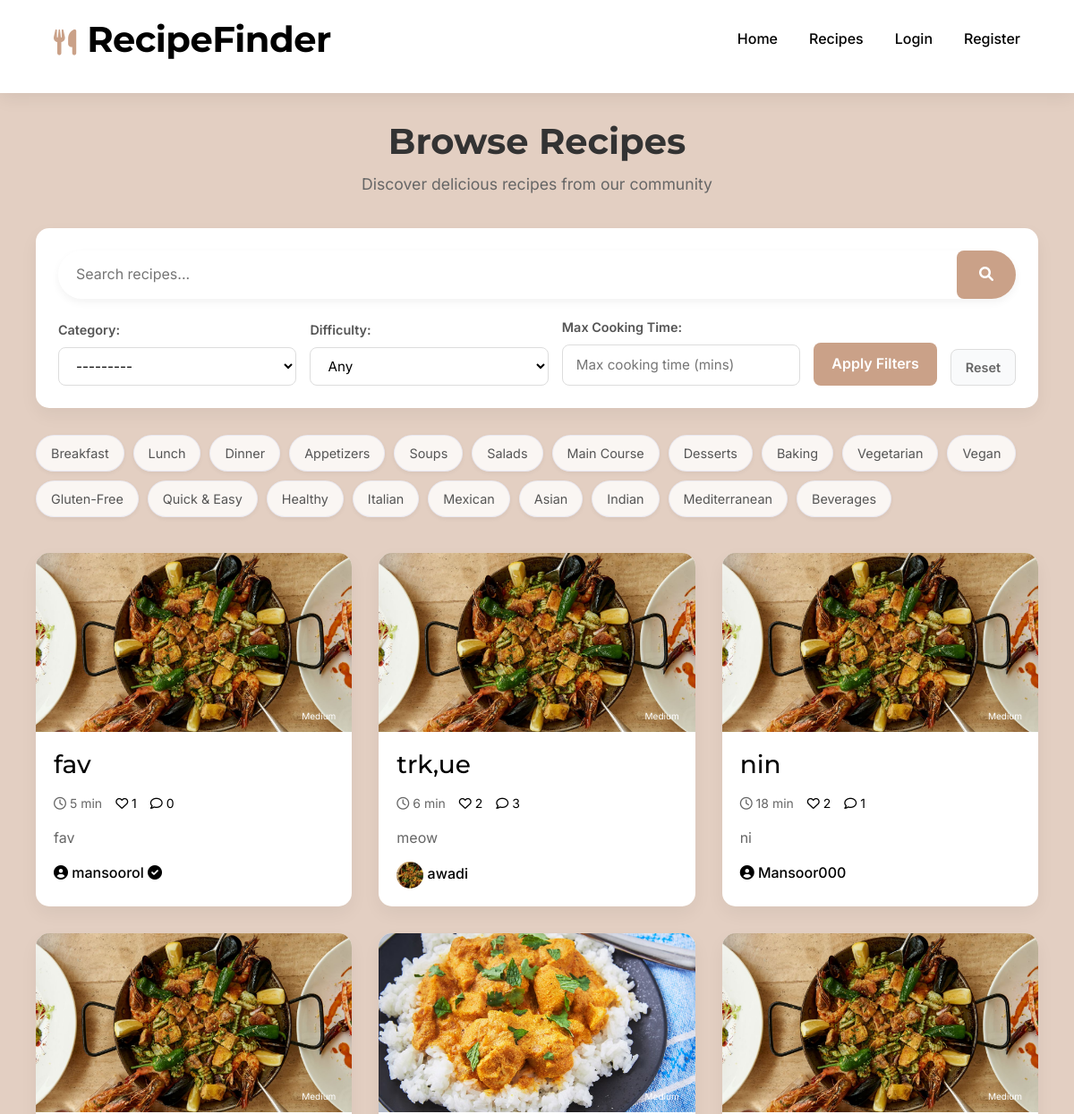
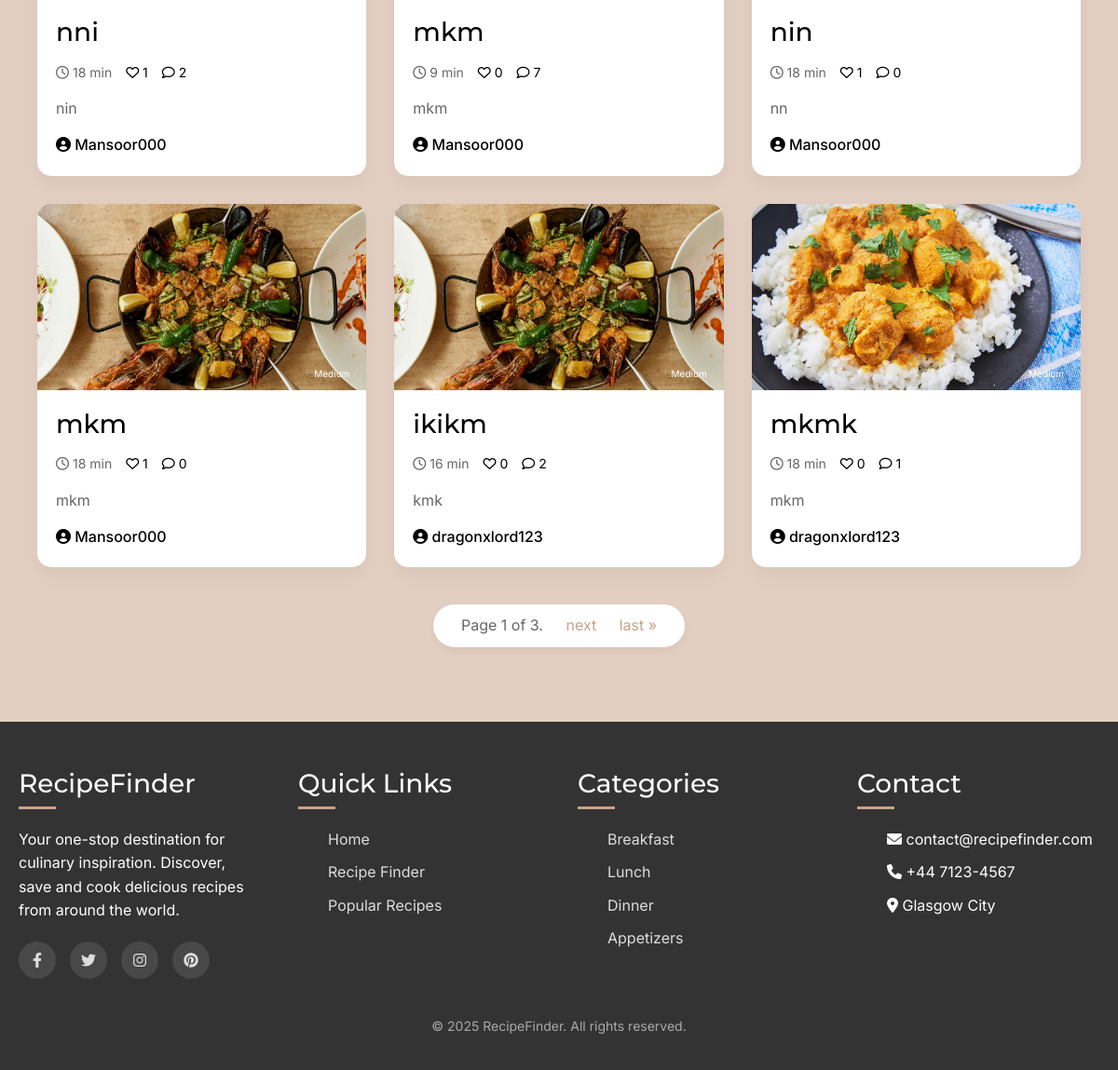
The app's page /recipes/ with its own data (2 pictures, top to bottom).
### RecipeFinderApp/models.py (models this page shows, shortened)
class Category(models.Model):
    name = models.CharField(max_length=100)
    slug = models.SlugField(unique=True)  # Used in URLs
    description = models.TextField(blank=True)
    class Meta:
        verbose_name_plural = "Categories"
    def __str__(self):
        return self.name

class Recipe(models.Model):
    DIFFICULTY_CHOICES = (
        ('easy', 'Easy'),
        ('medium', 'Medium'),
        ('hard', 'Hard'),
    )
    title = models.CharField(max_length=200)
    slug = models.SlugField(unique=True)  # Used for SEO-friendly URLs
    author = models.ForeignKey(User, on_delete=models.CASCADE, related_name='recipes')
    description = models.TextField()
    ingredients = models.TextField(help_text="Enter ingredients, one per line")
    instructions = models.TextField(help_text="Enter instructions step by step")
    cooking_time = models.IntegerField(help_text="In minutes")
    prep_time = models.IntegerField(help_text="In minutes")
    servings = models.IntegerField(default=1)
    difficulty = models.CharField(max_length=10, choices=DIFFICULTY_CHOICES, default='medium')
    categories = models.ManyToManyField(Category, related_name='recipes')
    notes = models.TextField(blank=True, null=True, help_text="Additional notes, tips, or variations for this recipe")
    created_at = models.DateTimeField(auto_now_add=True)
    updated_at = models.DateTimeField(auto_now=True)
    featured = models.BooleanField(default=False)  # For highlighting recipes on the home page
    class Meta:
        ordering = ['-created_at']  # Newest recipes first
    @property
    def total_time(self):
        return self.cooking_time + self.prep_time
    @property
    def likes_count(self):
        return self.likes.count()
    @property
    def comments_count(self):
        return self.comments.count()

class RecipeImage(models.Model):
    recipe = models.ForeignKey(Recipe, on_delete=models.CASCADE, related_name='images')
    image = models.ImageField(upload_to='recipe_images/')
    caption = models.CharField(max_length=200, blank=True)
    is_primary = models.BooleanField(default=False)  # Main image shown in listings
    uploaded_at = models.DateTimeField(auto_now_add=True)
    class Meta:
        ordering = ['-is_primary', 'uploaded_at']  # Primary images first, then by date

class UserProfile(models.Model):
    user = models.OneToOneField(User, on_delete=models.CASCADE, related_name='profile')
    profile_pic = models.ImageField(upload_to='profile_pics/', blank=True, null=True)
    bio = models.TextField(blank=True, null=True)
    is_chef = models.BooleanField(default=False)  # Indicates if the user identifies as a chef
    chef_verified = models.BooleanField(default=False)  # Verified status after approval
    website = models.URLField(blank=True, null=True)
    location = models.CharField(max_length=100, blank=True, null=True)
    date_joined = models.DateTimeField(auto_now_add=True)

### RecipeFinderApp/views.py (the view)
# urls.py: path('recipes/', views.recipe_list, name='recipe_list'),
def recipe_list(request):
    recipes = Recipe.objects.all()
    categories = Category.objects.all()
    form = SearchForm(request.GET)
    if form.is_valid():
        query = form.cleaned_data.get('query')
        category = form.cleaned_data.get('category')
        difficulty = form.cleaned_data.get('difficulty')
        max_cooking_time = form.cleaned_data.get('max_cooking_time')
        if query:
            recipes = recipes.filter(title__icontains=query)
        if category:
            recipes = recipes.filter(categories=category)
        if difficulty:
            recipes = recipes.filter(difficulty=difficulty)
        if max_cooking_time:
            recipes = recipes.filter(cooking_time__lte=max_cooking_time)
    liked_recipes_ids = []
    if request.user.is_authenticated:
        liked_recipes_ids = Like.objects.filter(user=request.user).values_list('recipe_id', flat=True)
    paginator = Paginator(recipes, 9)  # Show 9 recipes per page
    page_number = request.GET.get('page')
    page_obj = paginator.get_page(page_number)
    context = {
        'page_obj': page_obj,
        'form': form,
        'categories': categories,
        'liked_recipes_ids': liked_recipes_ids
    }
    return render(request, 'recipe_finder/recipe_list.html', context)

### templates/recipe_finder/recipe_list.html (shortened to what this page needs)
{% extends 'recipe_finder/base.html' %}
{% load static %}
{% block page_css %}
<link rel="stylesheet" href="{% static 'css/pages/recipe_list.css' %}">
{% endblock %}
{% block content %}
<div class="recipe-list-container">
    <div class="recipe-list-header">
        <h1>Browse Recipes</h1>
        <p>Discover delicious recipes from our community</p>
    </div>
    <div class="recipe-filter-section">
        <form method="get" class="filter-form">
            <div class="search-bar">
                {{ form.query }}
                <button type="submit" class="search-button"><i class="fas fa-search"></i></button>
            </div>
            <div class="filters">
                <div class="filter-group">
                    <label for="{{ form.category.id_for_label }}">Category:</label>
                    {{ form.category }}
                </div>
                <div class="filter-group">
                    <label for="{{ form.difficulty.id_for_label }}">Difficulty:</label>
                    {{ form.difficulty }}
                </div>
                <div class="filter-group">
                    <label for="{{ form.max_cooking_time.id_for_label }}">Max Cooking Time:</label>
                    {{ form.max_cooking_time }}
                </div>
                <button type="submit" class="filter-button">Apply Filters</button>
                <a href="{% url 'recipe_list' %}" class="reset-button">Reset</a>
            </div>
        </form>
    </div>
    <div class="category-chips">
        {% for category in categories %}
            <a href="{% url 'category_detail' category.slug %}" class="category-chip">
                {{ category.name }}
            </a>
        {% endfor %}
    </div>
    {% if page_obj %}
        <div class="recipes-grid">
            {% for recipe in page_obj %}
                <div class="recipe-card">
                    <div class="recipe-image">
                        <a href="{% url 'recipe_detail' recipe.slug %}">
                        {% if recipe.images.exists %}
                            <img src="{{ recipe.images.first.image.url }}" alt="{{ recipe.title }}">
                        {% else %}
                            <img src="{% static 'images/recipe-placeholder.jpg' %}" alt="{{ recipe.title }}">
                        {% endif %}
                        </a>
                        <div class="recipe-badge">
                            <span class="difficulty-badge {{ recipe.difficulty }}">{{ recipe.get_difficulty_display }}</span>
                        </div>
                    </div>
                    <div class="recipe-info">
                        <h3><a href="{% url 'recipe_detail' recipe.slug %}">{{ recipe.title }}</a></h3>
                        <div class="recipe-meta">
                            <span><i class="far fa-clock"></i> {{ recipe.total_time }} min</span>
                            <span>
                                <a href="#" class="like-recipe-link" data-recipe-id="{{ recipe.id }}">
                                    <i class="{% if user.is_authenticated and recipe.id in liked_recipes_ids %}fas{% else %}far{% endif %} fa-heart"></i>
                                    <span class="like-count">{{ recipe.likes_count }}</span>
                                </a>
                            </span>
                            <span>
                                <a href="{% url 'recipe_detail' recipe.slug %}#comments">
                                    <i class="far fa-comment"></i> {{ recipe.comments_count }}
                                </a>
                            </span>
                        </div>
                        <p class="recipe-excerpt">{{ recipe.description|truncatechars:100 }}</p>
                        <div class="recipe-author">
                            <a href="{% url 'profile_with_username' recipe.author.username %}">
                                {% if recipe.author.profile.profile_pic %}
                                    <img src="{{ recipe.author.profile.profile_pic.url }}" alt="{{ recipe.author.username }}">
                                {% else %}
                                    <i class="fas fa-user-circle"></i>
                                {% endif %}
                                <span>{{ recipe.author.username }}
                                    {% if recipe.author.profile.is_chef and recipe.author.profile.chef_verified %}
                                        <i class="fas fa-check-circle verified-badge" title="Verified Chef"></i>
                                    {% endif %}
                                </span>
                            </a>
                        </div>
                    </div>
                </div>
            {% endfor %}
        </div>
        <div class="pagination">
            <span class="step-links">
                <span class="current">
                    Page {{ page_obj.number }} of {{ page_obj.paginator.num_pages }}.
                </span>
                {% if page_obj.has_next %}
                    <a href="?page={{ page_obj.next_page_number }}">next</a>
                    <a href="?page={{ page_obj.paginator.num_pages }}">last &raquo;</a>
                {% endif %}
            </span>
        </div>
    {% endif %}
</div>
{% endblock %}

### templates/recipe_finder/base.html (shortened to what this page needs)
{% load static %}
<!DOCTYPE html>
<html lang="en">
<head>
    <link rel="stylesheet" href="https://cdnjs.cloudflare.com/ajax/libs/font-awesome/6.0.0-beta3/css/all.min.css">
    <link href="https://cdn.jsdelivr.net/npm/bootstrap@5.1.3/dist/css/bootstrap.min.css" rel="stylesheet">
    <link rel="stylesheet" href="{% static 'css/shared/main.css' %}">
    <link rel="stylesheet" href="{% static 'css/shared/layout.css' %}">
    <link rel="stylesheet" href="{% static 'css/shared/components.css' %}">
    {% block page_css %}{% endblock %}
</head>
<body>
    <div class="header">
        <div class="logo">
            <i class="fas fa-utensils"></i>
            <h1>RecipeFinder</h1>
        </div>
        <nav class="main-nav" id="main-nav">
            <ul>
                <li><a class="nav-link {% if request.path == '/' %}active{% endif %}" href="{% url 'home' %}">Home</a></li>
                <li><a class="nav-link {% if 'recipes' in request.path %}active{% endif %}" href="{% url 'recipe_list' %}">Recipes</a></li>
                {% if user.is_authenticated %}
                    <li><a class="nav-link {% if 'collections' in request.path %}active{% endif %}" href="{% url 'collection_list' %}">My Collections</a></li>
                    <li><a class="nav-link {% if 'profile' in request.path %}active{% endif %}" href="{% url 'profile' %}">Profile</a></li>
                    <li><a class="nav-link" href="{% url 'logout' %}">Logout</a></li>
                {% else %}
                    <li><a class="nav-link {% if 'login' in request.path %}active{% endif %}" href="{% url 'login' %}">Login</a></li>
                    <li><a class="nav-link {% if 'register' in request.path %}active{% endif %}" href="{% url 'register' %}">Register</a></li>
                {% endif %}
            </ul>
        </nav>
    </div>
    <div class="container">
        {% block content %}{% endblock %}
    </div>
    <footer class="footer">
        <div class="container">
            <div class="footer-content">
                <div class="footer-section">
                    <h3>RecipeFinder</h3>
                    <p>Your one-stop destination for culinary inspiration. Discover, save and cook delicious recipes from around the world.</p>
                    <div class="social-links">
                        <a href="#"><i class="fab fa-facebook-f"></i></a>
                        <a href="#"><i class="fab fa-twitter"></i></a>
                        <a href="#"><i class="fab fa-instagram"></i></a>
                        <a href="#"><i class="fab fa-pinterest"></i></a>
                    </div>
                </div>
                <div class="footer-section">
                    <h3>Quick Links</h3>
                    <ul>
                        <li><a href="{% url 'home' %}">Home</a></li>
                        <li><a href="{% url 'recipe_list' %}">Recipe Finder</a></li>
                        <li><a href="{% url 'recipe_list' %}?sort=popular">Popular Recipes</a></li>
                    </ul>
                </div>
                <div class="footer-section">
                    <h3>Categories</h3>
                    <ul>
                        {% for category in categories|slice:":4" %}
                            <li><a href="{% url 'category_detail' category.slug %}">{{ category.name }}</a></li>
                        {% empty %}
                            <li><a href="#">Breakfast</a></li>
                            <li><a href="#">Main Course</a></li>
                            <li><a href="#">Desserts</a></li>
                            <li><a href="#">Vegetarian</a></li>
                        {% endfor %}
                    </ul>
                </div>
                <div class="footer-section">
                    <h3>Contact</h3>
                    <ul>
                        <li><i class="fas fa-envelope"></i> contact@recipefinder.com</li>
                        <li><i class="fas fa-phone"></i> +44 7123-4567</li>
                        <li><i class="fas fa-map-marker-alt"></i> Glasgow City</li>
                    </ul>
                </div>
            </div>
            <div class="copyright">
                <p>&copy; {% now "Y" %} RecipeFinder. All rights reserved.</p>
            </div>
        </div>
    </footer>
</body>
</html>

### records on screen
Category: name "Breakfast"
Category: name "Lunch"
Category: name "Dinner"
Category: name "Appetizers"
Category: name "Soups"
Category: name "Salads"
Category: name "Main Course"
Category: name "Desserts"
Category: name "Baking"
Category: name "Vegetarian"
Category: name "Vegan"
Category: name "Gluten-Free"
Category: name "Quick & Easy"
Category: name "Healthy"
Category: name "Italian"
Category: name "Mexican"
Category: name "Asian"
Category: name "Indian"
Category: name "Mediterranean"
Category: name "Beverages"
Recipe: images.first.image (picture), difficulty "Medium", title "fav", total_time "5", likes_count "1", comments_count "0", description "fav", author.username "mansoorol"
Recipe: images.first.image (picture), difficulty "Medium", title "trk,ue", total_time "6", likes_count "2", comments_count "3", description "meow", author.profile.profile_pic (picture), author.username "awadi"
Recipe: images.first.image (picture), difficulty "Medium", title "nin", total_time "18", likes_count "2", comments_count "1", description "ni", author.username "Mansoor000"
Recipe: images.first.image (picture), difficulty "Medium", title "nni", total_time "18", likes_count "1", comments_count "2", description "nin", author.username "Mansoor000"
Recipe: images.first.image (picture), difficulty "Medium", title "mkm", total_time "9", likes_count "0", comments_count "7", description "mkm", author.username "Mansoor000"
Recipe: images.first.image (picture), difficulty "Medium", title "nin", total_time "18", likes_count "1", comments_count "0", description "nn", author.username "Mansoor000"
Recipe: images.first.image (picture), difficulty "Medium", title "mkm", total_time "18", likes_count "1", comments_count "0", description "mkm", author.username "Mansoor000"
Recipe: images.first.image (picture), difficulty "Medium", title "ikikm", total_time "16", likes_count "0", comments_count "2", description "kmk", author.username "dragonxlord123"
Recipe: images.first.image (picture), difficulty "Medium", title "mkmk", total_time "18", likes_count "0", comments_count "1", description "mkm", author.username "dragonxlord123"

### other values on screen
{{ page_obj.number }} "1"
{{ page_obj.paginator.num_pages }} "3"
